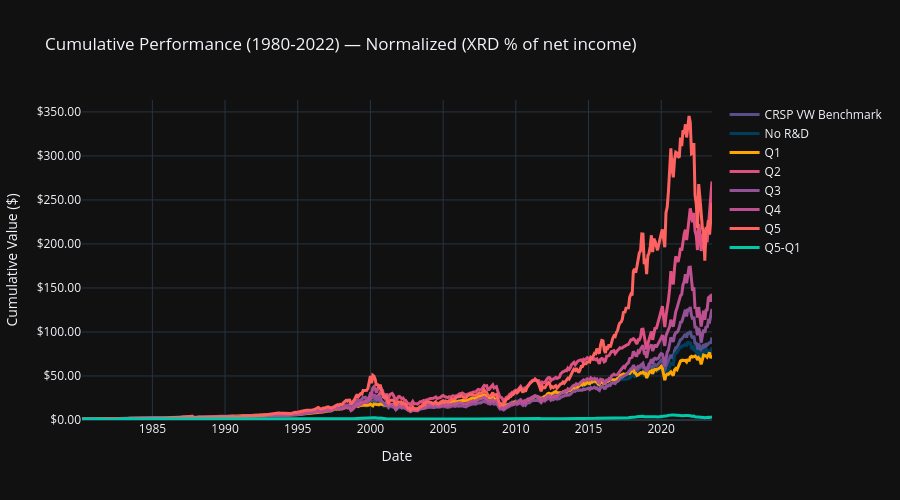
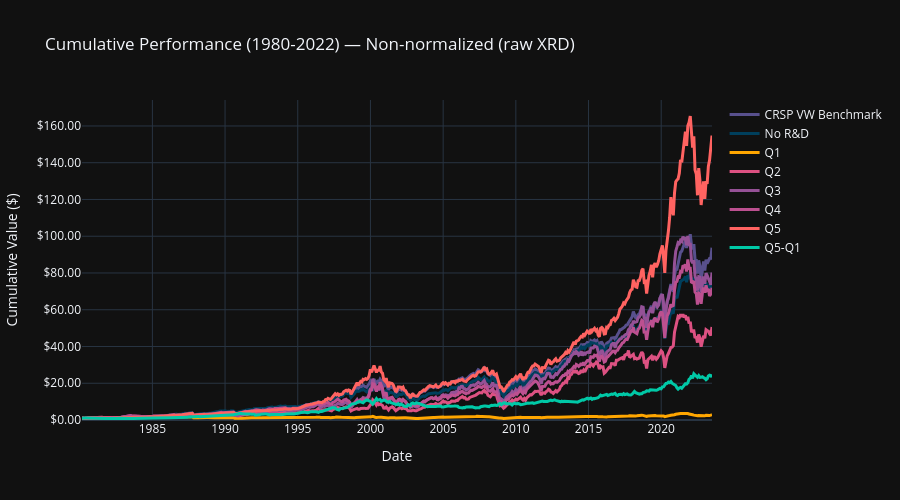

Write notebook code for charts like these, in order.
### Code cell
from IPython.display import HTML, display

TEST_PERIOD = '1980–2022'
colors = {'CRSP VW Benchmark': '#58508d', 'No R&D': '#003f5c', 'Q1': '#ffa600', 'Q2': '#dd5182', 'Q3': '#955196', 'Q4': '#bc5090', 'Q5': '#ff6361', 'Q5-No R&D': '#00b4d8', 'Q5-Q1': '#00c9a7'}
market_vw = market_returns.copy()
market_vw['date'] = market_vw['date'] + pd.offsets.MonthEnd(0)
market_vw['key'] = 'vw_CRSP_VW_Benchmark'
market_vw['value'] = market_vw['vwretd']

variants = [
    ('Normalized (XRD % of net income)', portfolio_returns_norm, portfolio_metrics_capm_norm, portfolio_metrics_ff3_norm),
    ('Non-normalized (raw XRD)', portfolio_returns_nonnorm, portfolio_metrics_capm_nonnorm, portfolio_metrics_ff3_nonnorm),
]

returns_data_norm = None
returns_data_nonnorm = None

for rd_label, portfolio_returns, portfolio_metrics_capm, portfolio_metrics_ff3 in variants:
    print('\n' + '#'*70)
    print(f'# {rd_label}')
    print('#'*70)
    print('Test period:', TEST_PERIOD, '| 6 portfolios: No R&D + Q1–Q5 (equal count)')

    perf_capm = format_performance_table(portfolio_metrics_capm, model='capm')
    alpha_capm = create_alpha_table(portfolio_metrics_capm, market_returns, rf_rate_monthly)
    print('\n' + '='*70)
    print('CAPM')
    print('='*70)
    print('\nPerformance Table (CAPM):')
    print(perf_capm.to_string())
    print('\nAlpha Estimation Results (CAPM):')
    display(HTML(create_alpha_table_html(alpha_capm, custom_css, caption_suffix=f'<br>{rd_label}<br>Test period: {TEST_PERIOD}', table_type='CAPM')))

    perf_ff3 = format_performance_table(portfolio_metrics_ff3, model='ff3')
    alpha_ff3 = create_alpha_table(portfolio_metrics_ff3, market_returns, rf_rate_monthly)
    print('\n' + '='*70)
    print('Fama-French 3-factor')
    print('='*70)
    print('\nPerformance Table (FF3):')
    print(perf_ff3.to_string())
    print('\nAlpha Estimation Results (FF3):')
    display(HTML(create_alpha_table_html(alpha_ff3, custom_css, caption_suffix=f'<br>{rd_label}<br>Test period: {TEST_PERIOD}', table_type='FF3')))

    # Subperiod tests: 1980-2000 and 2001-2019
    for period_label, start_date, end_date in SUBPERIODS:
        pm_capm_sub, pm_ff3_sub = metrics_for_period(portfolio_returns, market_returns, rf_rate_monthly, start_date, end_date)
        if pm_capm_sub is None or pm_capm_sub.empty:
            continue
        print('\n' + '-'*70)
        print(f'Subperiod: {period_label}')
        print('-'*70)
        perf_capm_sub = format_performance_table(pm_capm_sub, model='capm')
        alpha_capm_sub = create_alpha_table(pm_capm_sub, market_returns, rf_rate_monthly)
        print('\nCAPM:')
        print(perf_capm_sub.to_string())
        display(HTML(create_alpha_table_html(alpha_capm_sub, custom_css, caption_suffix=f'<br>{rd_label}<br>Test period: {period_label}', table_type='CAPM')))
        perf_ff3_sub = format_performance_table(pm_ff3_sub, model='ff3')
        alpha_ff3_sub = create_alpha_table(pm_ff3_sub, market_returns, rf_rate_monthly)
        print('\nFF3:')
        print(perf_ff3_sub.to_string())
        display(HTML(create_alpha_table_html(alpha_ff3_sub, custom_css, caption_suffix=f'<br>{rd_label}<br>Test period: {period_label}', table_type='FF3')))

    chart_wide = portfolio_returns.copy()
    chart_wide['key'] = chart_wide['portfolio_id'].astype(str)
    chart_data = chart_wide.melt(id_vars=['date', 'portfolio_id', 'key'], value_vars=['ew_return', 'vw_return'], var_name='weighting', value_name='value')
    chart_data['key'] = chart_data['weighting'].str.replace('_return', '') + '_' + chart_data['portfolio_id'].astype(str)
    chart_data = pd.concat([chart_data[['date', 'key', 'value']], market_vw[['date', 'key', 'value']]], ignore_index=True)
    common_start = chart_data.groupby('key')['date'].min().max()
    chart_data = chart_data[chart_data['date'] >= common_start].copy()
    chart_data = chart_data.sort_values(['key', 'date'])
    chart_data['cumvalue'] = (1.0 + pd.to_numeric(chart_data['value'], errors='coerce')).groupby(chart_data['key']).cumprod()
    chart_data['cumvalue'] = chart_data.groupby('key')['cumvalue'].transform(lambda x: x / x.iloc[0])
    fig_vw = create_performance_chart(chart_data, panel_type='vw', colors=colors)
    fig_vw.update_layout(title=f'Cumulative Performance (1980-2022) — {rd_label}')
    fig_vw.show()

    wide_ew = portfolio_returns.pivot(index='date', columns='portfolio_id', values='ew_return')
    wide_vw = portfolio_returns.pivot(index='date', columns='portfolio_id', values='vw_return')
    wide_ew = wide_ew.add_suffix('_ew')
    wide_vw = wide_vw.add_suffix('_vw')
    returns_data = wide_ew.join(wide_vw).reset_index()
    if 'Normalized' in rd_label:
        returns_data_norm = returns_data
    else:
        returns_data_nonnorm = returns_data

db.close()

### Figure 1 — Plotly figure (JSON) as saved in the notebook; plotly's stock layout.template omitted (floating-point values rounded to 4 significant figures; data arrays with more than 128 entries replaced by an {"elided": "..."} marker saying what was removed)
{"data": [{"line": {"color": "#58508d", "width": 3}, "mode": "lines", "name": "CRSP VW Benchmark", "type": "scatter", "x": {"elided": "521 str values"}, "y": {"elided": "521 float values"}}, {"line": {"color": "#003f5c", "width": 3}, "mode": "lines", "name": "No R&D", "type": "scatter", "x": {"elided": "521 str values"}, "y": {"elided": "521 float values"}}, {"line": {"color": "#ffa600", "width": 3}, "mode": "lines", "name": "Q1", "type": "scatter", "x": {"elided": "521 str values"}, "y": {"elided": "521 float values"}}, {"line": {"color": "#dd5182", "width": 3}, "mode": "lines", "name": "Q2", "type": "scatter", "x": {"elided": "521 str values"}, "y": {"elided": "521 float values"}}, {"line": {"color": "#955196", "width": 3}, "mode": "lines", "name": "Q3", "type": "scatter", "x": {"elided": "521 str values"}, "y": {"elided": "521 float values"}}, {"line": {"color": "#bc5090", "width": 3}, "mode": "lines", "name": "Q4", "type": "scatter", "x": {"elided": "521 str values"}, "y": {"elided": "521 float values"}}, {"line": {"color": "#ff6361", "width": 3}, "mode": "lines", "name": "Q5", "type": "scatter", "x": {"elided": "521 str values"}, "y": {"elided": "521 float values"}}, {"line": {"color": "#00c9a7", "width": 3}, "mode": "lines", "name": "Q5-Q1", "type": "scatter", "x": {"elided": "521 str values"}, "y": {"elided": "521 float values"}}], "layout": {"height": 500, "title": {"text": "Cumulative Performance (1980-2022) — Normalized (XRD % of net income)"}, "xaxis": {"title": {"text": "Date"}}, "yaxis": {"rangemode": "tozero", "tickformat": "$.2f", "title": {"text": "Cumulative Value ($)"}}}}

### Figure 2 — Plotly figure (JSON) as saved in the notebook; plotly's stock layout.template omitted (floating-point values rounded to 4 significant figures; data arrays with more than 128 entries replaced by an {"elided": "..."} marker saying what was removed)
{"data": [{"line": {"color": "#58508d", "width": 3}, "mode": "lines", "name": "CRSP VW Benchmark", "type": "scatter", "x": {"elided": "521 str values"}, "y": {"elided": "521 float values"}}, {"line": {"color": "#003f5c", "width": 3}, "mode": "lines", "name": "No R&D", "type": "scatter", "x": {"elided": "521 str values"}, "y": {"elided": "521 float values"}}, {"line": {"color": "#ffa600", "width": 3}, "mode": "lines", "name": "Q1", "type": "scatter", "x": {"elided": "521 str values"}, "y": {"elided": "521 float values"}}, {"line": {"color": "#dd5182", "width": 3}, "mode": "lines", "name": "Q2", "type": "scatter", "x": {"elided": "521 str values"}, "y": {"elided": "521 float values"}}, {"line": {"color": "#955196", "width": 3}, "mode": "lines", "name": "Q3", "type": "scatter", "x": {"elided": "521 str values"}, "y": {"elided": "521 float values"}}, {"line": {"color": "#bc5090", "width": 3}, "mode": "lines", "name": "Q4", "type": "scatter", "x": {"elided": "521 str values"}, "y": {"elided": "521 float values"}}, {"line": {"color": "#ff6361", "width": 3}, "mode": "lines", "name": "Q5", "type": "scatter", "x": {"elided": "521 str values"}, "y": {"elided": "521 float values"}}, {"line": {"color": "#00c9a7", "width": 3}, "mode": "lines", "name": "Q5-Q1", "type": "scatter", "x": {"elided": "521 str values"}, "y": {"elided": "521 float values"}}], "layout": {"height": 500, "title": {"text": "Cumulative Performance (1980-2022) — Non-normalized (raw XRD)"}, "xaxis": {"title": {"text": "Date"}}, "yaxis": {"rangemode": "tozero", "tickformat": "$.2f", "title": {"text": "Cumulative Value ($)"}}}}
